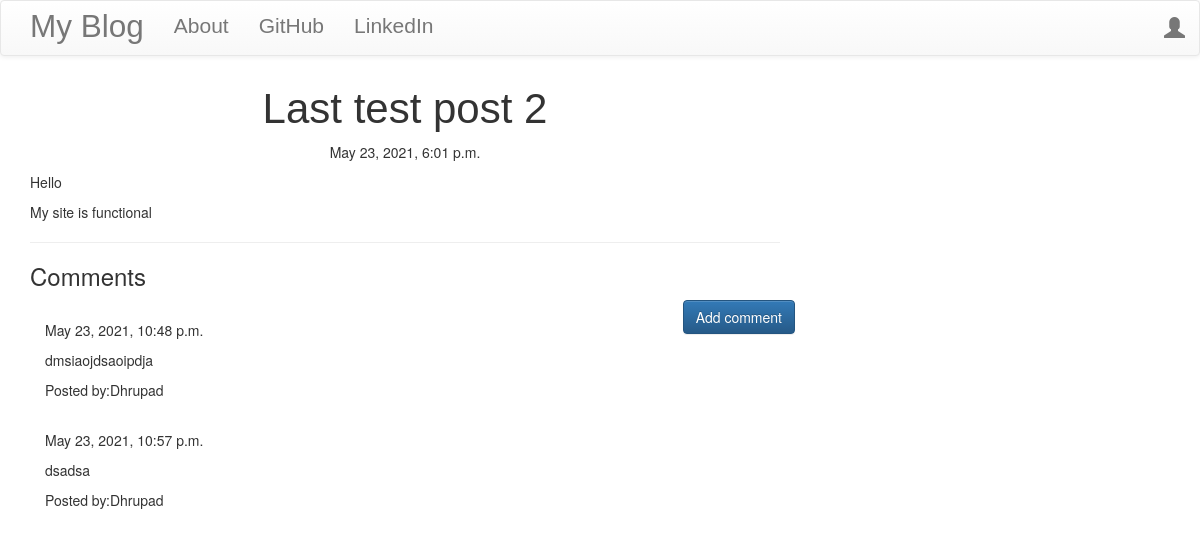
Screenshot of /post/3 with the database file from the repository.
### blog/models.py (models this page shows, shortened)
class Post(models.Model):
    author = models.ForeignKey('auth.User', on_delete=models.CASCADE)
    title = models.CharField(max_length=200)
    text = models.TextField()
    created_date  = models.DateTimeField(default=timezone.now)
    published_date = models.DateTimeField(blank=True,null=True)

class Comment(models.Model):
    post = models.ForeignKey('blog.post',related_name='comments',on_delete=models.CASCADE)
    author = models.CharField(max_length=200)
    text = models.TextField()
    created_date = models.DateTimeField(default=timezone.now)
    approve_comment = models.BooleanField(default=False)

### blog/views.py (the view)
# urls.py: path('post/<int:pk>',views.PostDetailView.as_view(),name='post_detail'),
class PostDetailView(DetailView):
    model = Post

### blog/templates/blog/post_detail.html (shortened to what this page needs)
{% extends "blog/base.html" %}
{% block content %}
<h1 class="posttitle loader">{{post.title}}</h1>
{% if post.published_date %}
  <div class="date postdate">
    {{post.published_date}}
  </div>
  {% else %}
  <a class="btn btn-default" href="{% url 'post_publish' pk=post.pk %}">Publish</a>
{% endif %}
<p class="postcontent">{{post.text|safe|linebreaksbr}}</p>
<hr>
<h3>Comments</h3>
<a class='btn btn-primary btn-comment' href="{% url 'add_comment_to_post' pk=post.pk %}">Add comment</a>
<div class="container">
{% for comment in post.comments.all %}
<br>
  {% if user.is_authenticated or comment.approve_comment %}
    {{comment.created_date}}
    <p>{{comment.text|safe|linebreaks}}</p>
    <p>Posted by:{{comment.author}}</p>
  {% endif %}
{% endfor %}
</div>
{% endblock %}

### blog/templates/blog/base.html (shortened to what this page needs)
<!DOCTYPE html>
{% load staticfiles %}
<html lang="en" dir="ltr">
  <head>
    <link rel="stylesheet" href="https://maxcdn.bootstrapcdn.com/bootstrap/3.3.7/css/bootstrap.min.css">
    <link rel="stylesheet" href="https://maxcdn.bootstrapcdn.com/bootstrap/3.3.7/css/bootstrap-theme.min.css">
<link rel="stylesheet" href="//cdn.jsdelivr.net/npm/medium-editor@latest/dist/css/medium-editor.min.css" type="text/css" media="screen" charset="utf-8">
    <link rel="stylesheet" href="{% static 'css/blog.css' %}">
  </head>
  <body class="loader">
    <nav class="navbar navbar-default techfont custom-navbar">
      <div class="container">
        <ul class="nav navbar-nav">
          <li> <a class="navbar-brand bigbrand" href="{% url 'post_list' %}">My Blog</a></li>
          <li> <a href="{% url 'about' %}">About</a></li>
          <li> <a href="https://www.github.com">GitHub</a></li>
          <li> <a href="https://www.linkedin.com">LinkedIn</a></li>
        </ul>
        <ul class='nav navbar-nav navbar-right'>
          {% if user.is_authenticated %}
          <li> <a href="{% url 'post_new' %}">New Post</a></li>
          <li> <a href="{% url 'post_draft_list' %}">Drafts</a></li>
          <li> <a href="{% url 'logout' %}">Logout</a></li>
          <li>
            <a> welcome: {{user.username}}</a>
          </li>
          {% else %}
          <li> <a class="nav navbar-right" href="{% url 'login' %}"> <span class = 'glyphicon glyphicon-user'></span></a></li>
          {% endif %}
        </ul>
      </div>
    </nav>
    <div class="content container">
      <div class="row">
        <div class="col-md-8">
          <div class="blog_posts">
              {% block content %}
              {% endblock %}
          </div>
        </div>
      </div>
    </div>
  </body>
</html>

### blog/static/css/blog.css (style rules this page uses)
.techfont { font-family:'Hind+Siliguri',sans-serif; font-size:1.5em; margin-bottom:10px; }
.bigbrand { font-size:1.5em; }
.loader { filter:hue-rotate(0deg); color:linear-gradient(45deg,#0f8,#0f8); animation:hue 10000ms infinite linear; }
.postdate { text-align:center; }
.posttitle { font-family:'Hind+Siliguri',sans-serif; font-size:3em; text-align:center; }
.postcontent { font-family:'Arial'; font-size:1.5em; }
.btn-comment { position:absolute; right:0px; }

### rows the page displays
Post: title "Last test post 2", published_date "May 23, 2021, 6:01 p.m.", text "Hello My site is functional"
Comment: created_date "May 23, 2021, 10:48 p.m.", text "dmsiaojdsaoipdja", author "Dhrupad"
Comment: created_date "May 23, 2021, 10:57 p.m.", text "dsadsa", author "Dhrupad"
